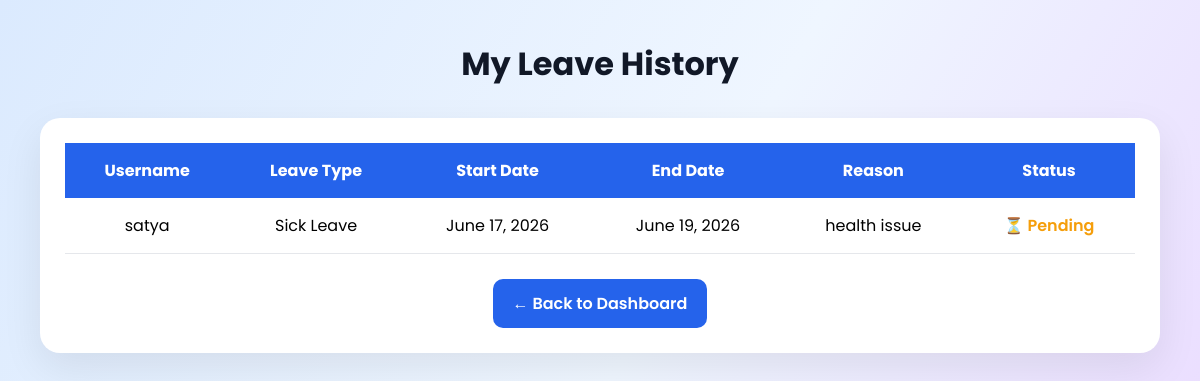
/my_leaves/ (signed in), run on an earlier commit of the app's database.
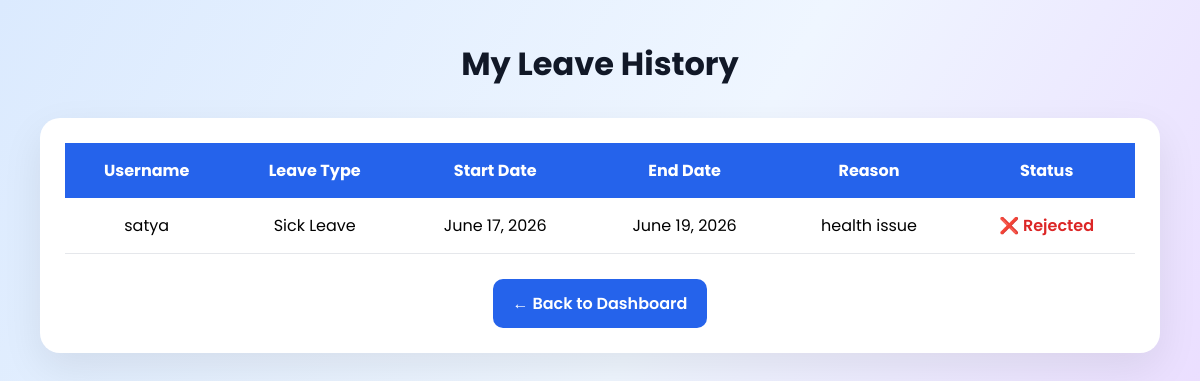
And on a later commit of the database.
### leaves/models.py (models this page shows, shortened)
class Leave(models.Model):
    STATUS_CHOICES = (
        ('pending','Pending'),
        ('approved','Approved'),
        ('rejected','Rejected'),
    )
    username = models.ForeignKey(User,on_delete = models.CASCADE)
    leave_type = models.CharField(max_length=100, default='Casual Leave')
    email = models.EmailField(blank=True, null=True)
    start_date = models.DateField()
    end_date = models.DateField()
    reason = models.TextField()
    status = models.CharField(max_length=100, choices = STATUS_CHOICES , default = 'pending')

### leaves/views.py (the view)
# urls.py: path('my_leaves/', views.my_leaves, name='my_leaves'),
@login_required
def my_leaves(request):
    leaves=Leave.objects.filter(username=request.user)
    return render(request,'leaves/my_leaves.html',{'leaves':leaves})

### templates/leaves/my_leaves.html (shortened to what this page needs)
<!DOCTYPE html>
<html lang="en">
<head>
</head>
<body>
<div class="container">
    <h1>My Leave History</h1>
    <div class="card">
        <table>
            <tr>
                <th>Username</th>
                <th>Leave Type</th>
                <th>Start Date</th>
                <th>End Date</th>
                <th>Reason</th>
                <th>Status</th>
            </tr>
            {% for i in leaves %}
            <tr>
                <td>{{ i.username }}</td>
                <td>{{ i.leave_type }}</td>
                <td>{{ i.start_date }}</td>
                <td>{{ i.end_date }}</td>
                <td>{{ i.reason }}</td>
                <td>
                    {% if i.status == 'pending' %}
                        <span class="pending">⏳ Pending</span>
                    {% elif i.status == 'approved' %}
                        <span class="approved">✅ Approved</span>
                    {% elif i.status == 'rejected' %}
                        <span class="rejected">❌ Rejected</span>
                    {% endif %}
                </td>
            </tr>
            {% empty %}
            <tr>
                <td colspan="6" class="no-data">
                    No Leave Records Found
                </td>
            </tr>
            {% endfor %}
        </table>
        <center>
            <a href="{% url 'staff_dashboard' %}" class="back-btn">
                ← Back to Dashboard
            </a>
        </center>
    </div>
</div>
</body>
</html>

What changed in the data, as far as the page shows it:
changed Leave "Sick Leave": status "⏳ Pending" → "❌ Rejected"
